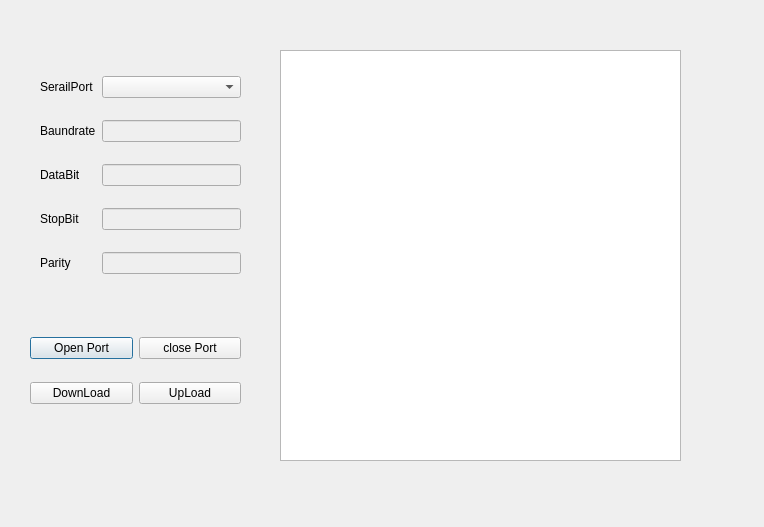
<?xml version="1.0" encoding="UTF-8"?>
<ui version="4.0">
 <class>Dialog</class>
 <widget class="QDialog" name="Dialog">
  <property name="geometry">
   <rect>
    <x>0</x>
    <y>0</y>
    <width>764</width>
    <height>527</height>
   </rect>
  </property>
  <property name="windowTitle">
   <string>Dialog</string>
  </property>
  <widget class="QWidget" name="gridLayoutWidget">
   <property name="geometry">
    <rect>
     <x>40</x>
     <y>60</y>
     <width>201</width>
     <height>231</height>
    </rect>
   </property>
   <layout class="QGridLayout" name="gridLayout">
    <item row="1" column="1">
     <widget class="QLineEdit" name="lineEdit_baundrate">
      <property name="enabled">
       <bool>false</bool>
      </property>
      <property name="readOnly">
       <bool>true</bool>
      </property>
     </widget>
    </item>
    <item row="3" column="1">
     <widget class="QLineEdit" name="lineEdit_stopbit">
      <property name="enabled">
       <bool>false</bool>
      </property>
      <property name="readOnly">
       <bool>true</bool>
      </property>
     </widget>
    </item>
    <item row="0" column="1">
     <widget class="QComboBox" name="comboBox"/>
    </item>
    <item row="2" column="0">
     <widget class="QLabel" name="label_2">
      <property name="text">
       <string>DataBit</string>
      </property>
     </widget>
    </item>
    <item row="1" column="0">
     <widget class="QLabel" name="label">
      <property name="text">
       <string>Baundrate</string>
      </property>
     </widget>
    </item>
    <item row="3" column="0">
     <widget class="QLabel" name="label_3">
      <property name="text">
       <string>StopBit</string>
      </property>
     </widget>
    </item>
    <item row="4" column="0">
     <widget class="QLabel" name="label_4">
      <property name="text">
       <string>Parity</string>
      </property>
     </widget>
    </item>
    <item row="0" column="0">
     <widget class="QLabel" name="serialPortlabel">
      <property name="text">
       <string>SerailPort</string>
      </property>
     </widget>
    </item>
    <item row="2" column="1">
     <widget class="QLineEdit" name="lineEdit_databit">
      <property name="enabled">
       <bool>false</bool>
      </property>
      <property name="readOnly">
       <bool>true</bool>
      </property>
     </widget>
    </item>
    <item row="4" column="1">
     <widget class="QLineEdit" name="lineEdit_parity">
      <property name="enabled">
       <bool>false</bool>
      </property>
      <property name="readOnly">
       <bool>true</bool>
      </property>
     </widget>
    </item>
   </layout>
  </widget>
  <widget class="QTextEdit" name="textEdit">
   <property name="geometry">
    <rect>
     <x>280</x>
     <y>50</y>
     <width>401</width>
     <height>411</height>
    </rect>
   </property>
   <property name="readOnly">
    <bool>true</bool>
   </property>
  </widget>
  <widget class="QWidget" name="verticalLayoutWidget">
   <property name="geometry">
    <rect>
     <x>30</x>
     <y>320</y>
     <width>211</width>
     <height>101</height>
    </rect>
   </property>
   <layout class="QVBoxLayout" name="verticalLayout">
    <item>
     <layout class="QHBoxLayout" name="horizontalLayout">
      <item>
       <widget class="QPushButton" name="pushButton">
        <property name="text">
         <string>Open Port</string>
        </property>
       </widget>
      </item>
      <item>
       <widget class="QPushButton" name="pushButton_2">
        <property name="text">
         <string>close Port</string>
        </property>
       </widget>
      </item>
     </layout>
    </item>
    <item>
     <layout class="QHBoxLayout" name="horizontalLayout_2">
      <item>
       <widget class="QPushButton" name="pushButton_3">
        <property name="text">
         <string>DownLoad</string>
        </property>
       </widget>
      </item>
      <item>
       <widget class="QPushButton" name="pushButton_4">
        <property name="text">
         <string>UpLoad</string>
        </property>
       </widget>
      </item>
     </layout>
    </item>
   </layout>
  </widget>
 </widget>
 <resources/>
 <connections/>
</ui>
